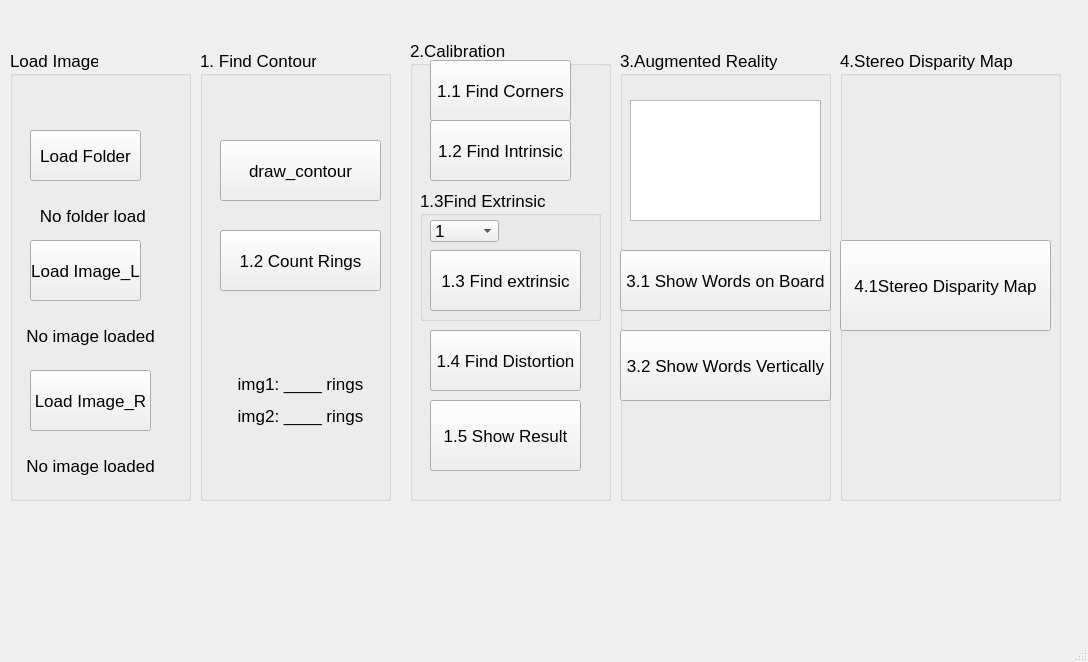
<?xml version="1.0" encoding="UTF-8"?>
<ui version="4.0">
 <class>MainWindow</class>
 <widget class="QMainWindow" name="MainWindow">
  <property name="geometry">
   <rect>
    <x>0</x>
    <y>0</y>
    <width>1088</width>
    <height>662</height>
   </rect>
  </property>
  <property name="windowTitle">
   <string>MainWindow</string>
  </property>
  <widget class="QWidget" name="centralwidget">
   <widget class="QGroupBox" name="augmented_reality">
    <property name="geometry">
     <rect>
      <x>620</x>
      <y>50</y>
      <width>211</width>
      <height>451</height>
     </rect>
    </property>
    <property name="font">
     <font>
      <family>Arial</family>
      <pointsize>13</pointsize>
     </font>
    </property>
    <property name="title">
     <string>3.Augmented Reality </string>
    </property>
    <widget class="QPushButton" name="show_onboard_button">
     <property name="geometry">
      <rect>
       <x>0</x>
       <y>200</y>
       <width>211</width>
       <height>61</height>
      </rect>
     </property>
     <property name="text">
      <string>3.1 Show Words on Board</string>
     </property>
    </widget>
    <widget class="QPushButton" name="show_vertically_button">
     <property name="geometry">
      <rect>
       <x>0</x>
       <y>280</y>
       <width>211</width>
       <height>71</height>
      </rect>
     </property>
     <property name="text">
      <string>3.2 Show Words Vertically</string>
     </property>
    </widget>
    <widget class="QTextEdit" name="words_input">
     <property name="geometry">
      <rect>
       <x>10</x>
       <y>50</y>
       <width>191</width>
       <height>121</height>
      </rect>
     </property>
    </widget>
   </widget>
   <widget class="QGroupBox" name="groupBox">
    <property name="geometry">
     <rect>
      <x>840</x>
      <y>50</y>
      <width>221</width>
      <height>451</height>
     </rect>
    </property>
    <property name="font">
     <font>
      <family>Arial</family>
      <pointsize>13</pointsize>
     </font>
    </property>
    <property name="title">
     <string>4.Stereo Disparity Map</string>
    </property>
    <widget class="QPushButton" name="stereo_disparity_map_button">
     <property name="geometry">
      <rect>
       <x>0</x>
       <y>190</y>
       <width>211</width>
       <height>91</height>
      </rect>
     </property>
     <property name="text">
      <string>4.1Stereo Disparity Map</string>
     </property>
    </widget>
   </widget>
   <widget class="QGroupBox" name="calibration">
    <property name="geometry">
     <rect>
      <x>410</x>
      <y>40</y>
      <width>201</width>
      <height>461</height>
     </rect>
    </property>
    <property name="font">
     <font>
      <family>Arial</family>
      <pointsize>13</pointsize>
     </font>
    </property>
    <property name="title">
     <string>2.Calibration</string>
    </property>
    <widget class="QPushButton" name="find_corners_button">
     <property name="geometry">
      <rect>
       <x>20</x>
       <y>20</y>
       <width>141</width>
       <height>61</height>
      </rect>
     </property>
     <property name="text">
      <string>1.1 Find Corners</string>
     </property>
    </widget>
    <widget class="QPushButton" name="find_intrinsic_button">
     <property name="geometry">
      <rect>
       <x>20</x>
       <y>80</y>
       <width>141</width>
       <height>61</height>
      </rect>
     </property>
     <property name="text">
      <string>1.2 Find Intrinsic</string>
     </property>
    </widget>
    <widget class="QPushButton" name="find_distortion_button">
     <property name="geometry">
      <rect>
       <x>20</x>
       <y>290</y>
       <width>151</width>
       <height>61</height>
      </rect>
     </property>
     <property name="text">
      <string>1.4 Find Distortion</string>
     </property>
    </widget>
    <widget class="QPushButton" name="show_result_button">
     <property name="geometry">
      <rect>
       <x>20</x>
       <y>360</y>
       <width>151</width>
       <height>71</height>
      </rect>
     </property>
     <property name="text">
      <string>1.5 Show Result</string>
     </property>
    </widget>
    <widget class="QGroupBox" name="groupBox_3">
     <property name="geometry">
      <rect>
       <x>10</x>
       <y>150</y>
       <width>181</width>
       <height>131</height>
      </rect>
     </property>
     <property name="title">
      <string>1.3Find Extrinsic</string>
     </property>
     <widget class="QComboBox" name="number_button">
      <property name="geometry">
       <rect>
        <x>10</x>
        <y>30</y>
        <width>69</width>
        <height>22</height>
       </rect>
      </property>
      <item>
       <property name="text">
        <string>1</string>
       </property>
      </item>
      <item>
       <property name="text">
        <string>2</string>
       </property>
      </item>
      <item>
       <property name="text">
        <string>3</string>
       </property>
      </item>
      <item>
       <property name="text">
        <string>4</string>
       </property>
      </item>
      <item>
       <property name="text">
        <string>5</string>
       </property>
      </item>
      <item>
       <property name="text">
        <string>6</string>
       </property>
      </item>
      <item>
       <property name="text">
        <string>7</string>
       </property>
      </item>
      <item>
       <property name="text">
        <string>8</string>
       </property>
      </item>
      <item>
       <property name="text">
        <string>9</string>
       </property>
      </item>
      <item>
       <property name="text">
        <string>10</string>
       </property>
      </item>
      <item>
       <property name="text">
        <string>11</string>
       </property>
      </item>
      <item>
       <property name="text">
        <string>12</string>
       </property>
      </item>
      <item>
       <property name="text">
        <string>13</string>
       </property>
      </item>
      <item>
       <property name="text">
        <string>14</string>
       </property>
      </item>
      <item>
       <property name="text">
        <string>15</string>
       </property>
      </item>
     </widget>
     <widget class="QPushButton" name="find_extrinsic_button">
      <property name="geometry">
       <rect>
        <x>10</x>
        <y>60</y>
        <width>151</width>
        <height>61</height>
       </rect>
      </property>
      <property name="text">
       <string>1.3 Find extrinsic</string>
      </property>
     </widget>
    </widget>
   </widget>
   <widget class="QGroupBox" name="load_image">
    <property name="geometry">
     <rect>
      <x>10</x>
      <y>50</y>
      <width>181</width>
      <height>451</height>
     </rect>
    </property>
    <property name="font">
     <font>
      <family>Arial</family>
      <pointsize>13</pointsize>
     </font>
    </property>
    <property name="title">
     <string>Load Image</string>
    </property>
    <widget class="QPushButton" name="load_folder_button">
     <property name="geometry">
      <rect>
       <x>20</x>
       <y>80</y>
       <width>111</width>
       <height>51</height>
      </rect>
     </property>
     <property name="text">
      <string>Load Folder</string>
     </property>
    </widget>
    <widget class="QPushButton" name="load_image_l_button">
     <property name="geometry">
      <rect>
       <x>20</x>
       <y>190</y>
       <width>111</width>
       <height>61</height>
      </rect>
     </property>
     <property name="text">
      <string>Load Image_L</string>
     </property>
    </widget>
    <widget class="QPushButton" name="load_image_r_button">
     <property name="geometry">
      <rect>
       <x>20</x>
       <y>320</y>
       <width>121</width>
       <height>61</height>
      </rect>
     </property>
     <property name="text">
      <string>Load Image_R</string>
     </property>
    </widget>
    <widget class="QLabel" name="folder_label">
     <property name="geometry">
      <rect>
       <x>10</x>
       <y>140</y>
       <width>141</width>
       <height>51</height>
      </rect>
     </property>
     <property name="layoutDirection">
      <enum>Qt::LeftToRight</enum>
     </property>
     <property name="text">
      <string> No folder load</string>
     </property>
     <property name="alignment">
      <set>Qt::AlignCenter</set>
     </property>
    </widget>
    <widget class="QLabel" name="label_imageL">
     <property name="geometry">
      <rect>
       <x>10</x>
       <y>260</y>
       <width>141</width>
       <height>51</height>
      </rect>
     </property>
     <property name="text">
      <string>No image loaded</string>
     </property>
     <property name="alignment">
      <set>Qt::AlignCenter</set>
     </property>
    </widget>
    <widget class="QLabel" name="label_imageR">
     <property name="geometry">
      <rect>
       <x>10</x>
       <y>390</y>
       <width>141</width>
       <height>51</height>
      </rect>
     </property>
     <property name="text">
      <string>No image loaded</string>
     </property>
     <property name="alignment">
      <set>Qt::AlignCenter</set>
     </property>
    </widget>
   </widget>
   <widget class="QGroupBox" name="find_contour">
    <property name="geometry">
     <rect>
      <x>200</x>
      <y>50</y>
      <width>191</width>
      <height>451</height>
     </rect>
    </property>
    <property name="font">
     <font>
      <family>Arial</family>
      <pointsize>13</pointsize>
     </font>
    </property>
    <property name="title">
     <string>1. Find Contour</string>
    </property>
    <widget class="QPushButton" name="draw_contour_button">
     <property name="geometry">
      <rect>
       <x>20</x>
       <y>90</y>
       <width>161</width>
       <height>61</height>
      </rect>
     </property>
     <property name="text">
      <string>draw_contour</string>
     </property>
    </widget>
    <widget class="QPushButton" name="count_rings_button">
     <property name="geometry">
      <rect>
       <x>20</x>
       <y>180</y>
       <width>161</width>
       <height>61</height>
      </rect>
     </property>
     <property name="text">
      <string>1.2 Count Rings</string>
     </property>
    </widget>
    <widget class="QLabel" name="label_rings">
     <property name="geometry">
      <rect>
       <x>10</x>
       <y>260</y>
       <width>181</width>
       <height>181</height>
      </rect>
     </property>
     <property name="text">
      <string>&lt;html&gt;&lt;head/&gt;&lt;body&gt;&lt;p&gt;img1:  ____ rings&lt;/p&gt;&lt;p&gt;img2:  ____ rings&lt;/p&gt;&lt;/body&gt;&lt;/html&gt;</string>
     </property>
     <property name="alignment">
      <set>Qt::AlignCenter</set>
     </property>
    </widget>
   </widget>
  </widget>
  <widget class="QMenuBar" name="menubar">
   <property name="geometry">
    <rect>
     <x>0</x>
     <y>0</y>
     <width>1088</width>
     <height>21</height>
    </rect>
   </property>
  </widget>
  <widget class="QStatusBar" name="statusbar"/>
 </widget>
 <resources/>
 <connections/>
</ui>
